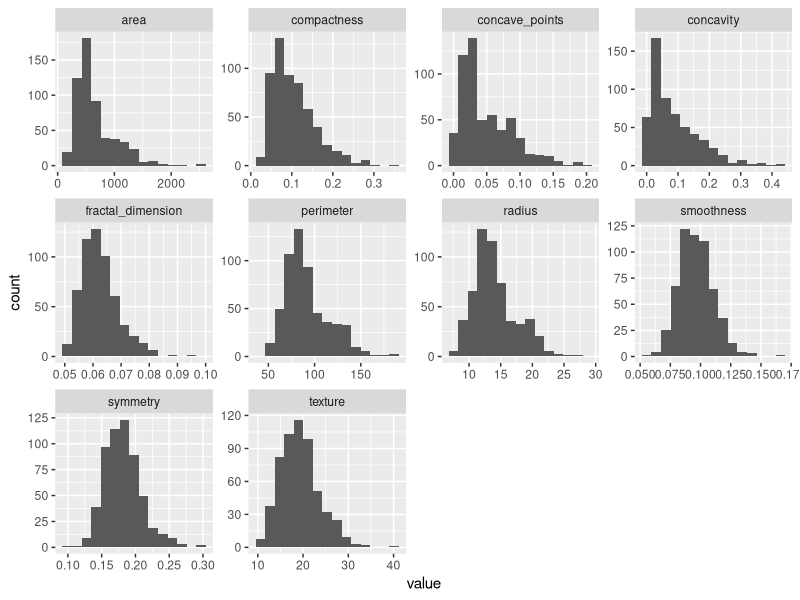

The R script that drew this image:
## ---- chunk 1
library(tidyverse)
library(MASS)
library(e1071)
library(class)
bmd_dat <- read.csv("data/bmd.csv", header = T) %>%
  mutate(status = factor(fracture, levels = c("no fracture", "fracture")))

bdiag_dat <- read.csv("data/bdiag.csv", stringsAsFactors = T, header = T)
## ---- chunk 2
# means and std. deviation
K <- 2
mu_frac <- mean(bmd_dat$bmd[bmd_dat$status == "fracture"])
mu_nofrac <- mean(bmd_dat$bmd[bmd_dat$status ==  "no fracture"])
## ---- chunk 3
s_bmd <- sqrt(with(bmd_dat,
                       (sum((bmd[status=="no fracture"] - mu_nofrac)^2) +
                       sum((bmd[status=="fracture"]- mu_frac)^2))/
                    (length(bmd)-K)
                    )
                  )
## ---- chunk 4
p_frac<- mean(bmd_dat$status == "fracture")
p_nofrac<- 1 - p_frac
## ---- chunk 5
bmd <- 0.5
# no fracture
bmd * mu_nofrac/s_bmd^2 - mu_nofrac^2/(2*s_bmd^2) + log(p_nofrac)

## fracture
bmd * mu_frac/s_bmd^2 - mu_frac^2/(2*s_bmd^2) + log(p_frac)
## ---- chunk 6
myLDA <- function(x, mu, sd, pi){
  K <- length(mu)
  scores <- rep(NA, K)
  for(k in 1:K){
    scores[k] <- x * mu[k]/sd^2 - mu[k]^2/(2*sd^2) + log(pi[k])
  }
  return(scores)
}

myLDA(0.50, c(mu_frac, mu_nofrac), s_bmd, c(p_frac, p_nofrac))
## ---- chunk 7
bdiag_dat <- read.csv("data/bdiag.csv", stringsAsFactors = T, header = T)
## ---- chunk 8
ggplot(bdiag_dat %>% pivot_longer(cols = -c(1:2), names_to = "variable"),
       aes(x = value))+
  geom_histogram(bins = 15)+
  facet_wrap(~variable, scales = "free")
## ---- chunk 9
mean(bdiag_dat$diagnosis == "M")
## ---- chunk 10
glm_fit <- glm(diagnosis ~ texture + symmetry + smoothness, data = bdiag_dat, family= "binomial")
summary(glm_fit)
## ---- chunk 11
glm_probs <- predict(glm_fit, type = "response")
glm_preds <- rep("B", nrow(bdiag_dat))
glm_preds[which(glm_probs >= 0.5)] <- "M"
glm_preds <- factor(glm_preds)
table(glm_preds, truth = bdiag_dat[, "diagnosis"])
## ---- chunk 12
set.seed(5)
train_ids <- sample(1:nrow(bdiag_dat), 0.5 * nrow(bdiag_dat))
test_ids <- (1:nrow(bdiag_dat))[-train_ids]
## ---- chunk 13
glm_train <- glm(diagnosis ~ texture + symmetry + smoothness, data = bdiag_dat[train_ids,], family= "binomial")

glm_probs_test <- predict(glm_train, newdata = bdiag_dat[test_ids,], type = "response")
glm_preds_test <- rep("B", length(test_ids))
glm_preds_test[which(glm_probs_test >= 0.5)] <- "M"
glm_preds_test <- factor(glm_preds_test)
table(glm_preds_test, truth = bdiag_dat[test_ids, "diagnosis"])
## ---- chunk 14
lda_train <- lda(diagnosis ~ texture + symmetry + smoothness, bdiag_dat[train_ids,])
lda_preds <- predict(lda_train, newdata = bdiag_dat[test_ids,])$class
table(lda_preds, bdiag_dat[test_ids, "diagnosis"])
## ---- chunk 15
qda_train <- qda(diagnosis ~ texture + symmetry + smoothness, bdiag_dat[train_ids,])
qda_preds <- predict(qda_train, newdata = bdiag_dat[test_ids,])$class
table(qda_preds, bdiag_dat[test_ids, "diagnosis"])
## ---- chunk 16
nb_train <- naiveBayes(diagnosis ~ texture + symmetry + smoothness, bdiag_dat[train_ids,])
nb_preds <- predict(qda_train, newdata = bdiag_dat[test_ids,])$class
table(nb_preds, bdiag_dat[test_ids, "diagnosis"])
## ---- chunk 17
set.seed(1)
bdiag_dat_scale <- bdiag_dat %>%
  mutate_if(is.numeric, scale) 
knn_preds <- knn(bdiag_dat_scale[train_ids,c("texture", "symmetry", "smoothness")],
                bdiag_dat_scale[test_ids,c("texture", "symmetry", "smoothness")],
                bdiag_dat_scale$diagnosis[train_ids], k = 1)
table(knn_preds, bdiag_dat_scale$diagnosis[test_ids])
## ---- chunk 18
set.seed(1)
knn_preds <- knn(bdiag_dat_scale[train_ids,c("texture", "symmetry", "smoothness")],
                bdiag_dat_scale[test_ids,c("texture", "symmetry", "smoothness")],
                bdiag_dat_scale$diagnosis[train_ids], k = 15)
table(knn_preds, bdiag_dat_scale$diagnosis[test_ids])
